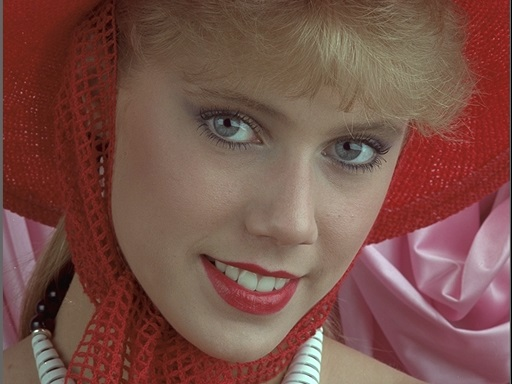
#> input picture images/I04.jpg, 512 x 384 px
$ python 02.py
#> lines starting #> are read from the running program, lines starting #| are printed output that depends on the picture; long printed decimals are rounded
import cv2
import numpy as np
import matplotlib.pyplot as plt

def compute_hist(img):
    hist=np.zeros(( 256,),dtype='uint32')
    h, w = img.shape[:2]
    for i in range(h):
        for j in range(w):
            hist[img[i][j]] += 1
    return hist

def main():
    I  = cv2.imread('../images/I04.jpg')
#> I is the input picture: shape (384, 512, 3); mean B, G, R 72.7, 80.9, 121.3
    height = I.shape[0]
#> height = 384
    width = I.shape[1]
#> width = 512
    print('Câu 1:Tỷ lệ giữa giá trị độ cao và độ rộng của ảnh I:',float(height/width))
#| Câu 1:Tỷ lệ giữa giá trị độ cao và độ rộng của ảnh I: 0.75

    I2 = cv2.resize(I, (256, 256))
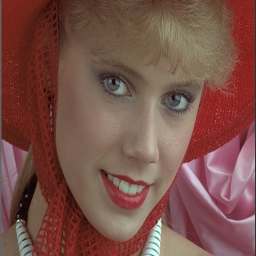
#> I2: shape (256, 256, 3); mean B, G, R 72.7, 80.9, 121.3
    cv2.imshow('Cau 2',I2)

    Ihsv = cv2.cvtColor(I,cv2.COLOR_BGR2HSV)
#> Ihsv: shape (384, 512, 3); mean H, S, V 37.4, 113.6, 121.6
    cv2.imshow('Cau 3',Ihsv[:,:,1])
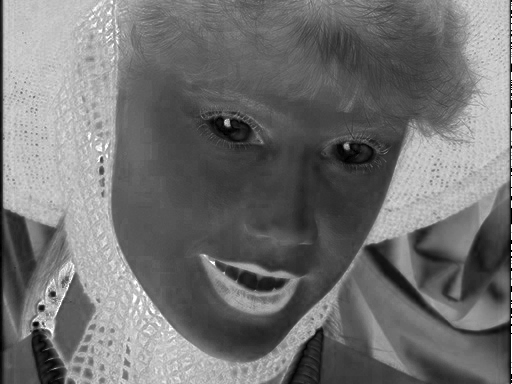
#> window 'Cau 3': shape (384, 512); min 0, max 255, mean 113.6

    Ivb = cv2.Canny(Ihsv[:,:,2],0,255)
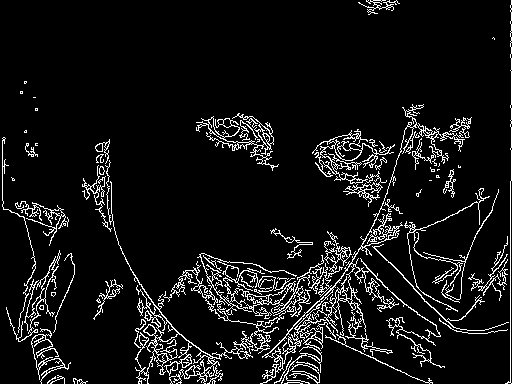
#> Ivb: shape (384, 512); 7.8% white in thin lines or dots
    cv2.imshow('Cau 4',Ivb)

    hist = compute_hist(Ihsv[:,:,1])
#> hist = 256 values, max 2346 at index 68, min 0 at index 1, mean 768
    plt.title('Cau 5:Histogram của kênh S')
    plt.plot(hist)
    plt.show()
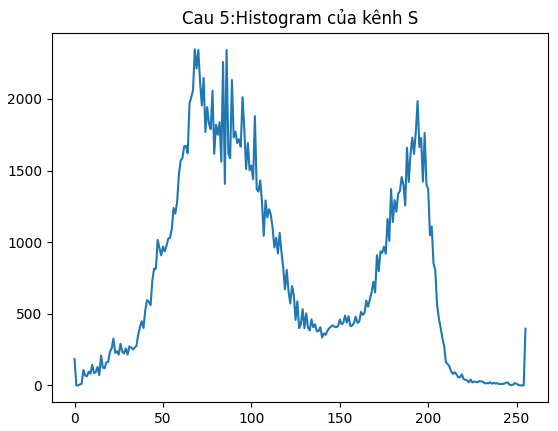
#> figure drawn by matplotlib, 1 panel; curve peaks at x = 68, y = 2346

    cv2.waitKey()

main()

$ run again, with images/3.jpg copied over images/I04.jpg
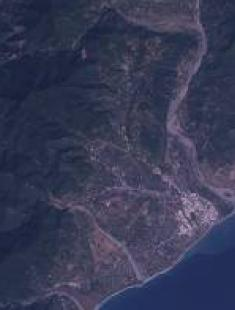
#> input picture images/3.jpg, 235 x 310 px
#> in main, I is the input picture: shape (310, 235, 3); mean B, G, R 85.3, 58.8, 55.6
#| Câu 1:Tỷ lệ giữa giá trị độ cao và độ rộng của ảnh I: 1.319
#> Ihsv: shape (310, 235, 3); mean H, S, V 117.7, 97.2, 85.3
#> in main, `Ivb = cv2.Canny(Ihsv[:,:,2],0,255)`:
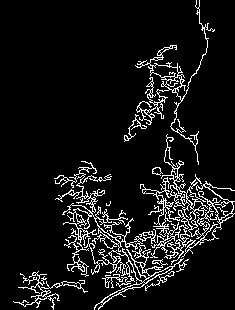
#> Ivb: shape (310, 235); 8.4% white in thin lines or dots
#> in main, `hist = compute_hist(Ihsv[:,:,1])`: hist = 256 values, max 1482 at index 122, min 0 at index 0, mean 284.6
#> in main, `plt.show()`:
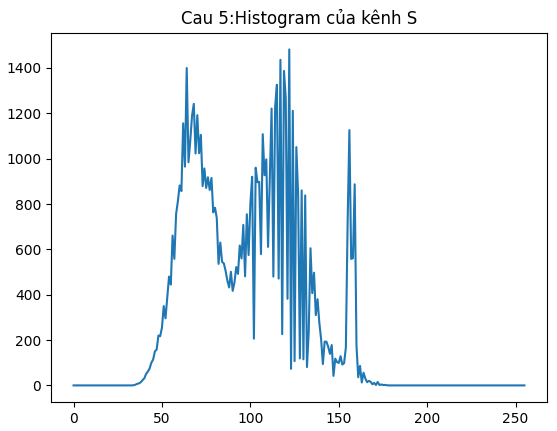
#> figure drawn by matplotlib, 1 panel; curve peaks at x = 122, y = 1482
